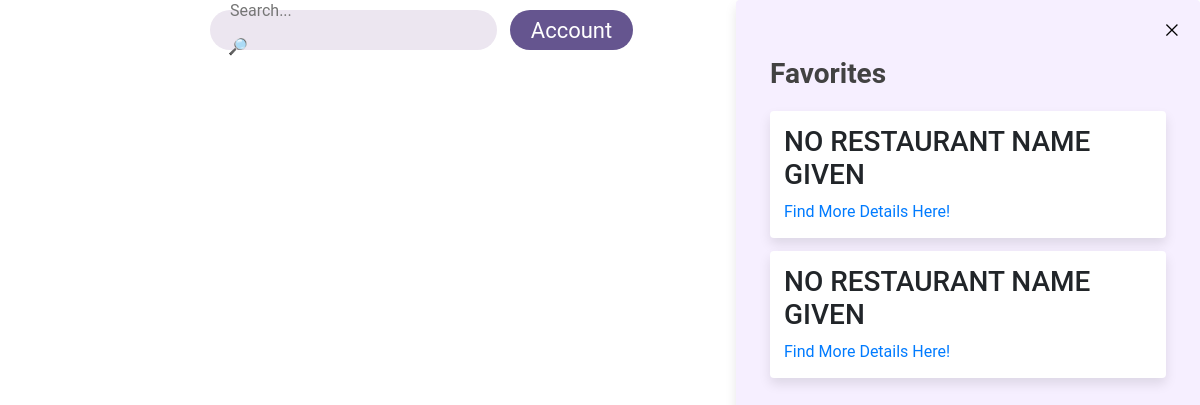
/favorites/ (signed in), run on the app's committed database.
### favorites/models.py (models this page shows, shortened)
class Favorite(models.Model):
    user = models.ForeignKey(User, on_delete=models.CASCADE)
    place_id = models.CharField(max_length=255)
    name = models.CharField(max_length=255)

### favorites/views.py (the view)
# urls.py: path('favorites/', user_favorites, name='favorites'),
def user_favorites(request):
    saved_restaurants = Favorite.objects.filter(user=request.user).order_by(
        'name')
    key = settings.GOOGLE_API_KEY
    context = {
        'key': key,
        'saved_restaurants': saved_restaurants
    }
    return render(request, 'favorites/favorites.html', context)

### favorites/templates/favorites/favorites.html (shortened to what this page needs)
{% extends 'map/base.html' %}
{% block content %}
<div>
    <div class="frame1">
        <div class="search-bar">
            <form action="{% url 'search' %}" method="GET">
            <input type="text" name = "query" placeholder="Search..." class="search-input">
            <button type = "submit" class = "search-icon">🔎︎</button>
            </form>
        </div>
        {% if not request.user.is_authenticated %}
            <a class="login" href="{% url 'login' %}">Login</a>
        {% else %}
            <a class="login" href="{% url 'logout' %}">Log Out</a>
            <button class="account-button" onclick=window.location.href="{% url 'favorites' %}">Account</button>
        {% endif %}
    </div>
    <div class="sidebar-search" id = "sidebar">
        <div class="model">
            <button class="close-button" onclick="goToMap()">⨉</button>
            <div class="model-header"></div>
            <div class = "results">
                {% for restaurant in saved_restaurants %}
                    <div class="result-card">
                        <h3>{{ restaurant.name }}</h3>
                        <a href="/details/{{ restaurant.place_id }}/">Find More Details Here!</a>
                    </div>
                {% empty %}
                    <p>You have no favorite restaurants.</p>
                {% endfor %}
            </div>
        </div>
    </div>
    <div id="map"></div>
</div>
{% endblock content %}

### map/static/map/style.css (style rules this page uses)
#map { height: 100%; }
html, body { height: 100%; margin: 0; padding: 0; }

### map/static/map/styles.css (style rules this page uses)
:root { --primary-color: #65558F; --background-color: #F6EFFF; --text-color: #424242; --star-color: #FFD21F; --border-color: #9C55F6; --button-height: 40px; --padding: 10px; }
body { font-family: 'Roboto', 'Nunito', sans-serif; margin: 0; padding: 0; background-color: white; }
.login { float: right; margin: 5px; padding: 8px; background-color: var(--primary-color); border-radius: 30px; position: absolute; right: 60px; top: 5px; z-index: 1; color: white; }
.sidebar-search { width: 100%; margin: 0 auto; position: relative; display: none; }
.frame1 { display: inline; justify-content: space-between; align-items: center; padding-top: var(--padding); padding-left: 210px; z-index: 2; position: absolute; width: 100%; }
.search-bar { display: inline-flex; align-items: center; width: 287px; height: var(--button-height); background-color: #ECE6F0; border-radius: 28px; padding: 4px; position: absolute; }
.search-input { flex-grow: 1; border: none; background: transparent; padding: 0 16px; font-size: 16px; color: var(--text-color); margin-top: 25px; }
.search-icon, .close-button, .favorite-button { width: 48px; height: 48px; border: none; background-color: transparent; cursor: pointer; }
.close-button { float: right; margin-right: -30px; margin-top: -50px; }
.account-button { width: 123px; height: var(--button-height); background-color: var(--primary-color); color: white; border: none; border-radius: 100px; font-size: 22px; cursor: pointer; margin-left: 300px; }
.model { width: 464px; height: 100vh; position: absolute; top: 0; right: 0; background-color: var(--background-color); box-shadow: 0 6px 12px rgba(0, 0, 0, 0.1); border-radius: 4px; overflow-y: auto; padding: 57px 34px; box-sizing: border-box; z-index: 2; }
.model-header { display: flex; justify-content: space-between; align-items: center; margin-bottom: 20px; }
.result-card { background-color: white; border-radius: 4px; box-shadow: 0 6px 12px rgba(0, 0, 0, 0.1); padding: 14px; margin-bottom: 13px; position: relative; }

### data on the page
Favorite: name "NO RESTAURANT NAME GIVEN"
Favorite: name "NO RESTAURANT NAME GIVEN"
